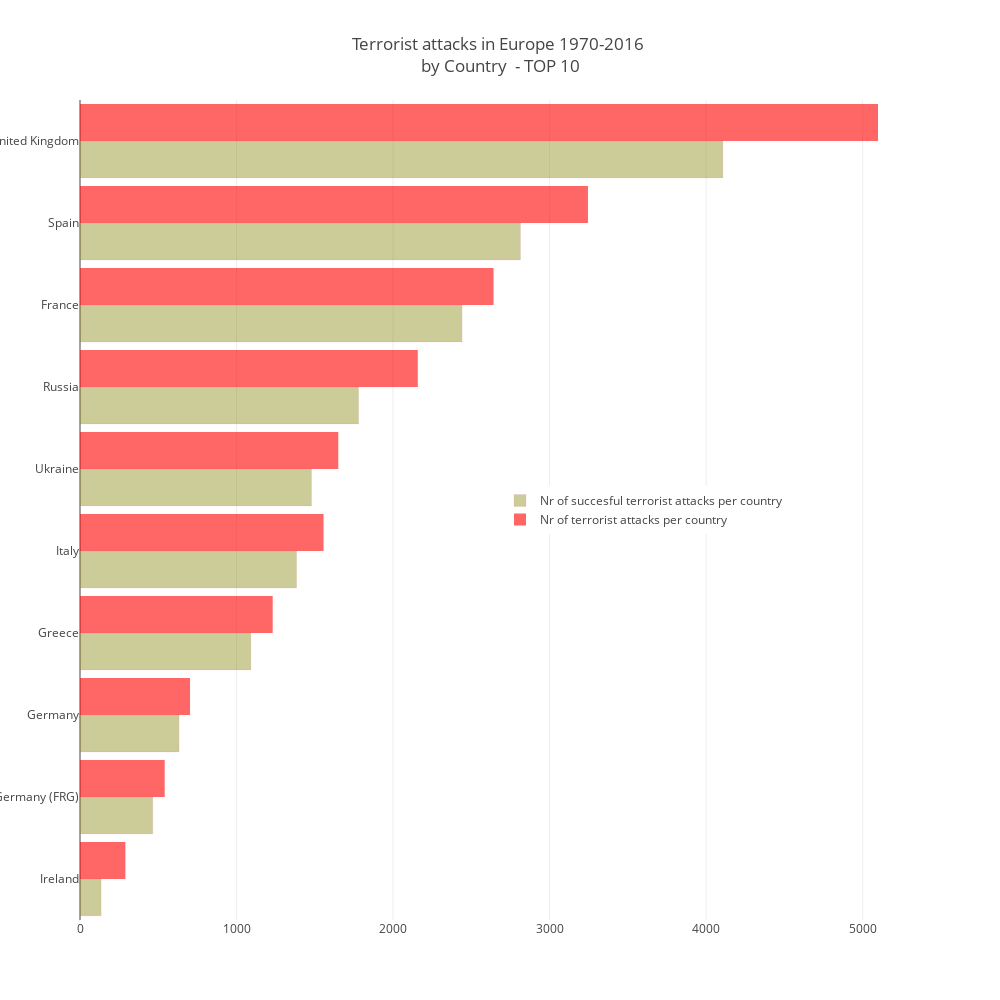

Write notebook code for a chart like this one.
### Markdown cell above
1979: France: Corsican National Liberation Front (FLNC), Spain: Basque Fatherland and Freedom (ETA), U.K.: Irish Republican Army (IRA)
1992: The three above plus Germany: Neo-Nazi extremists
2013-14: Mainly unknown perpetrators in Russia and eastern Ukraine

### Code cell
attacks_per_country = (df_Europe.groupby('country_txt').country_txt.count()) 
successes_per_country = (df_Europe.groupby('country_txt').success.sum()) 

trace1 = go.Bar(y=['Ireland','West Germany (FRG)','Germany','Greece','Italy','Ukraine','Russia','France','Spain','United Kingdom'],
    x=[290,541,703,1231,1556,1650,2158,2642,3245,5098],
    name='Nr of terrorist attacks per country', orientation = 'h', 
    marker = dict(color = 'rgba(255,0,0, 0.6)', line = dict(color = 'rgba(0, 255,0,0, 0.)', width = 0.5)))

trace2 = go.Bar(y=['Ireland','West Germany (FRG)','Germany','Greece','Italy','Ukraine','Russia','France','Spain','United Kingdom'],
    x=[135,465,633,1092,1384,1479,1780,2441,2814,4107],
    name='Nr of succesful terrorist attacks per country', orientation = 'h',
    marker = dict(color = 'rgba(128,128,0, 0.4)', line = dict(color = 'rgba(246, 78, 139, 0.2)',width = 0.5)))

data = [trace2,trace1]
layout = go.Layout(
    legend=dict(x=0.5, y=0.5), # placing legend in the middle
    title = 'Terrorist attacks in Europe 1970-2016 <br>by Country  - TOP 10', barmode='group',
    bargap=0.1, 
    autosize=False,
    width=1000,
    height=1000)

fig = go.Figure(data=data, layout=layout)
iplot(fig)

### Figure 1 — Plotly figure (JSON) as saved in the notebook; plotly's stock layout.template omitted (floating-point values rounded to 4 significant figures)
{"data": [{"marker": {"color": "rgba(128,128,0, 0.4)", "line": {"color": "rgba(246, 78, 139, 0.2)", "width": 0.5}}, "name": "Nr of succesful terrorist attacks per country", "orientation": "h", "type": "bar", "x": [135, 465, 633, 1092, 1384, 1479, 1780, 2441, 2814, 4107], "y": ["Ireland", "West Germany (FRG)", "Germany", "Greece", "Italy", "Ukraine", "Russia", "France", "Spain", "United Kingdom"]}, {"marker": {"color": "rgba(255,0,0, 0.6)", "line": {"color": "rgba(0, 255,0,0, 0.)", "width": 0.5}}, "name": "Nr of terrorist attacks per country", "orientation": "h", "type": "bar", "x": [290, 541, 703, 1231, 1556, 1650, 2158, 2642, 3245, 5098], "y": ["Ireland", "West Germany (FRG)", "Germany", "Greece", "Italy", "Ukraine", "Russia", "France", "Spain", "United Kingdom"]}], "layout": {"autosize": false, "bargap": 0.1, "barmode": "group", "height": 1000, "legend": {"x": 0.5, "y": 0.5}, "title": "Terrorist attacks in Europe 1970-2016 <br>by Country  - TOP 10", "width": 1000}}
